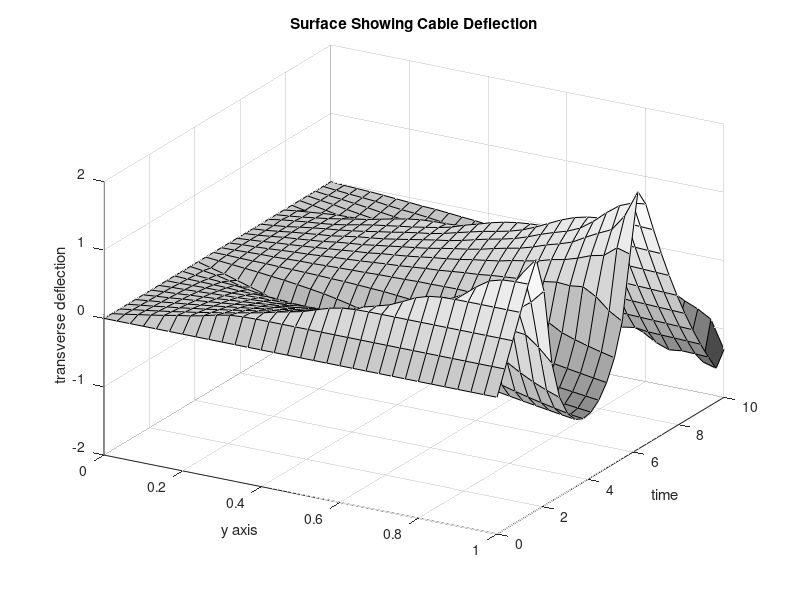
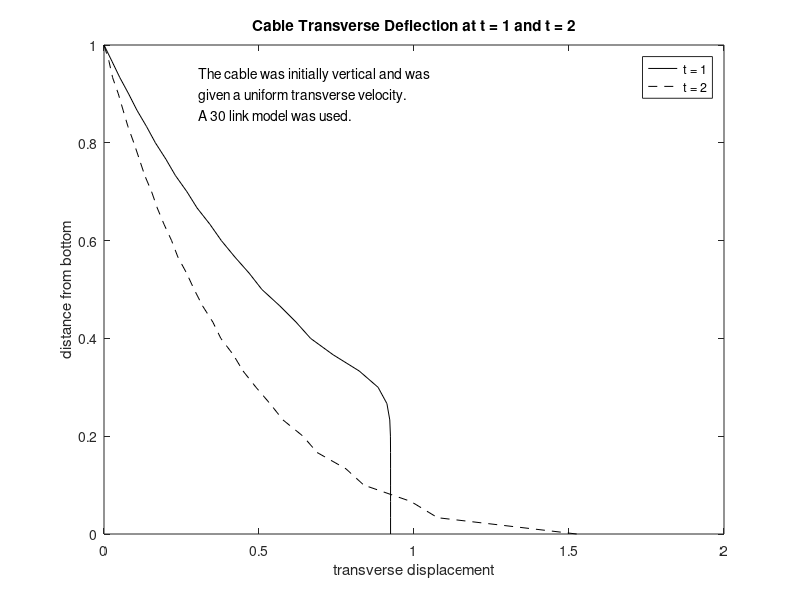
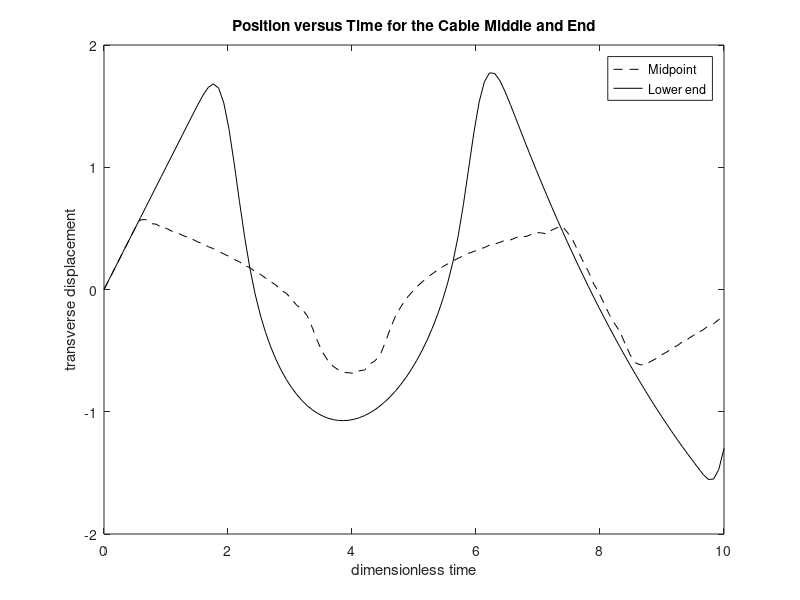
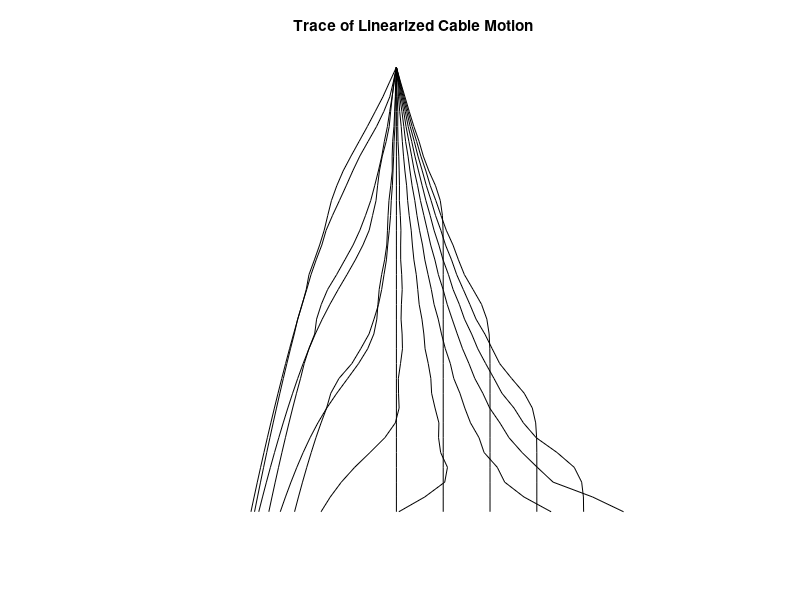

Reproduce these figures in MATLAB, in order.
function cablinea      
% Example: cablinea
% ~~~~~~~~~~~~~~~~~
% This program uses modal superposition to 
% compute the dynamic response of a cable 
% suspended at one end and free at the other. 
% The cable is given a uniform initial 
% velocity. Time history plots and animation 
% of the motion are provided.
%
% User m functions required: 
%    cablemk, udfrevib, canimate

% Initialize graphics
hold off; axis('normal'); close;

% Set physical parameters
n=30; gravty=1.; masses=ones(n,1)/n; 
lengths=ones(n,1)/n;

% Obtain mass and stiffness matrices
[m,k]=cablemk(masses,lengths,gravty);

% Assign initial conditions & time limit 
% for solution
dsp=zeros(n,1); vel=ones(n,1); 
tmin=0; tmax=10; ntim=30;

% Compute the solution by modal superposition
[t,u,modvc,natfrq]=...
  udfrevib(m,k,dsp,vel,tmin,tmax,ntim);

% Interpret results graphically
nt1=sum(t<=tmin); nt2=sum(t<=tmax);
u=[zeros(ntim,1),u]; 
y=cumsum(lengths); y=[0;y(:)];

% Plot deflection surface
disp(' '), disp('TRANSVERSE MOTION OF A CABLE')
surf(y,t,u); xlabel('y axis'); ylabel('time');
zlabel('transverse deflection');        
title('Surface Showing Cable Deflection'); 
colormap(gray), brighten(.7)
view([30,30]); figure(gcf);
disp(['Press [Enter] to see the cable ',...
      'position at two times'])
pause,  print -deps surface

% Show deflection configuration at two times
% Use closer time increment than was used
% for the surface plots.
mtim=4*ntim; 
[tt,uu,modvc,natfrq]=...
  udfrevib(m,k,dsp,vel,tmin,tmax,mtim);
uu=[zeros(mtim,1),uu]; 
tp1=.1*tmax; tp2=.2*tmax; 
s1=num2str(tp1); s2=num2str(tp2);
np1=sum(tt<=tp1); np2=sum(tt<=tp2);
u1=uu(np1,:); u2=uu(np2,:);  
yp=flipud(y(:)); ym=max(yp);
plot(u1,yp,'-k',u2,yp,'--k');
ylabel('distance from bottom');
xlabel('transverse displacement'); 
title(['Cable Transverse Deflection ' ...
       'at t = ',s1,' and t = ',s2]);
legend('t = 1', 't = 2'); 

xm=.2*max([u1(:);u2(:)]);
ntxt=int2str(n); n2=1+fix(n/2);
str=strvcat(...
'The cable was initially vertical and was',...
'given a uniform transverse velocity.',...
['A ',ntxt,' link model was used.']); 
text(xm,.9*ym,str), figure(gcf); 
disp(['Press [Enter] to show the time ',...
'response at the middle and free end'])
pause, print -deps twoposn

% Plot time history for the middle and the end
clf; plot(tt,uu(:,n2),'--k',tt,uu(:,n+1),'-k');
xlabel('dimensionless time');
ylabel('transverse displacement');
title(['Position versus Time for the ' ...
       'Cable Middle and End'])
legend('Midpoint','Lower end');
figure(gcf); 
disp('Press [Enter] for a motion trace')
pause, print -deps 2timhist

% Plot animation of motion history
clf; canimate(y,u,t,0,.5*max(t),1);
print -deps motntrac
disp('Press [Enter] to finish'), pause, close;

%=============================================

function [m,k]=cablemk(masses,lngths,gravty)
%
% [m,k]=cablemk(masses,lngths,gravty)
% ~~~~~~~~~~~~~~~~~~~~~~~~~~~~~~~~~~~
% Form the mass and stiffness matrices for 
% the cable.
%
% masses     - vector of masses
% lngths     - vector of link lengths
% gravty     - gravity constant
% m,k        - mass and stiffness matrices
%
% User m functions called:  none.
%----------------------------------------------

m=diag(masses);
b=flipud(cumsum(flipud(masses(:))))* ...
  gravty./lngths;
n=length(masses); k=zeros(n,n); k(n,n)=b(n);
for i=1:n-1
  k(i,i)=b(i)+b(i+1); k(i,i+1)=-b(i+1);
  k(i+1,i)=k(i,i+1);
end

%=============================================

function [t,u,mdvc,natfrq]=...
               udfrevib(m,k,u0,v0,tmin,tmax,nt)
%
% [t,u,mdvc,natfrq]= ...
%              udfrevib(m,k,u0,v0,tmin,tmax,nt)
% ~~~~~~~~~~~~~~~~~~~~~~~~~~~~~~~~~~~~~~~~~~~~~
% This function computes undamped natural 
% frequencies, modal vectors, and time response 
% by modal superposition.  The matrix 
% differential equation and initial conditions 
% are  
%
%    m u'' + k u = 0,  u(0) = u0, u'(0) = v0
%
% m,k       - mass and stiffness matrices
% u0,v0     - initial position and velocity 
%             vectors
% tmin,tmax - time limits for solution 
%             evaluation
% nt        - number of times for solution
% t         - vector of solution times
% u         - matrix with row j giving the 
%             system response at time t(j)
% mdvc      - matrix with columns which are 
%             modal vectors
% natfrq    - vector of natural frequencies
%
% User m functions called:  none.
%----------------------------------------------

% Call function eig to compute modal vectors 
% and frequencies
[mdvc,w]=eig(m\k); 
[w,id]=sort(diag(w)); w=sqrt(w);

% Arrange frequencies in ascending order
mdvc=mdvc(:,id); z=mdvc\[u0(:),v0(:)];

% Generate vector of equidistant times
t=linspace(tmin,tmax,nt); 

% Evaluate the displacement as a 
% function of time
u=(mdvc*diag(z(:,1)))*cos(w*t)+...
  (mdvc*diag(z(:,2)./w))*sin(w*t);
t=t(:); u=u'; natfrq=w;

%=============================================

function canimate(y,u,t,tmin,tmax,norub)
%
% canimate(y,u,t,tmin,tmax,norub)
% ~~~~~~~~~~~~~~~~~~~~~~~~~~~~~~~
% This function draws an animated plot of 
% data values stored in array u. The 
% different columns of u correspond to position 
% values in vector y. The successive rows of u 
% correspond to different times. Parameter 
% tpause controls the speed of the animation.
%
% u         - matrix of values for which 
%             animated plots of u versus y 
%             are required
% y         - spatial positions for different 
%             columns of u
% t         - time vector at which positions 
%             are known
% tmin,tmax - time limits for graphing of the 
%             solution
% norub     - parameter which makes all 
%             position images remain on the 
%             screen. Only one image at a 
%             time shows if norub is left out. 
%             A new cable position appears each 
%             time the user presses any key
%
% User m functions called:  none.
%----------------------------------------------

% If norub is input, 
%   all images are left on the screen
if nargin < 6
  rubout = 1;
else
  rubout = 0;
end

% Determine window limits
umin=min(u(:)); umax=max(u(:)); udif=umax-umin;
uavg=.5*(umin+umax); 
ymin=min(y); ymax=max(y); ydif=ymax-ymin;
yavg=.5*(ymin+ymax); 
ywmin=yavg-.55*ydif; ywmax=yavg+.55*ydif;
uwmin=uavg-.55*udif; uwmax=uavg+.55*udif;
n1=sum(t<=tmin); n2=sum(t<=tmax); 
t=t(n1:n2); u=u(n1:n2,:);
u=fliplr (u); [ntime,nxpts]=size(u);

hold off; cla; ey=0; eu=0; axis('square');
axis([uwmin,uwmax,ywmin,ywmax]);
axis off; hold on;
title('Trace of Linearized Cable Motion');

% Plot successive positions
for j=1:ntime
  ut=u(j,:); plot(ut,y,'-k'); 
  figure(gcf); pause(.5);
 
  % Erase image before next one appears
  if rubout & j < ntime, cla, end
end
